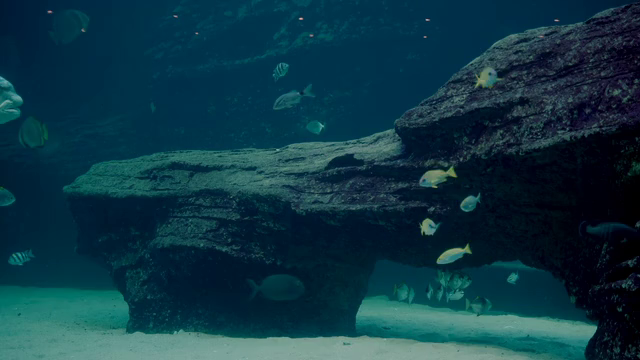
#> input picture frames/frame_0000.png, 640 x 360 px; its folder holds 4 pictures in this run
$ python bonus.py
#> lines starting #> are read from the running program, lines starting #| are printed output that depends on the picture
### part1_preprocessing.py


import cv2
import numpy as np
import os
import matplotlib.pyplot as plt


# ─── PARAMÈTRES ───────────────────────────────
FRAMES_DIR = "frames"
# ──────────────────────────────────────────────


def load_frames(folder):
    """Charge toutes les images PNG/JPG d'un dossier."""
#> called with folder = 'frames'
    exts = ('.png', '.jpg', '.jpeg')
    files = sorted([f for f in os.listdir(folder) if f.lower().endswith(exts)])
    frames = []
    for f in files:
        img = cv2.imread(os.path.join(folder, f))
#> img is the input picture: shape (360, 640, 3); mean B, G, R 67.6, 54.2, 14.3
        if img is not None:
            frames.append(img)
    print(f"[OK] {len(frames)} frame(s) chargée(s)")
    return frames


def bgr_to_ycbcr(frame_bgr):
    """
    Convertit une frame BGR en YCbCr.
    Retourne les 3 canaux séparés : Y, Cb, Cr
    """
    ycbcr = cv2.cvtColor(frame_bgr, cv2.COLOR_BGR2YCrCb)
#> ycbcr: shape (360, 640, 3); mean of channels 0, 1, 2 43.7, 106.9, 141.5
    Y, Cr, Cb = cv2.split(ycbcr)  # OpenCV: ordre YCrCb
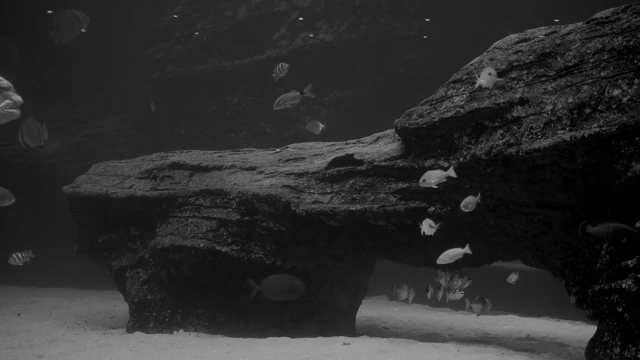
#> Y: shape (360, 640); min 0, max 186, mean 43.7
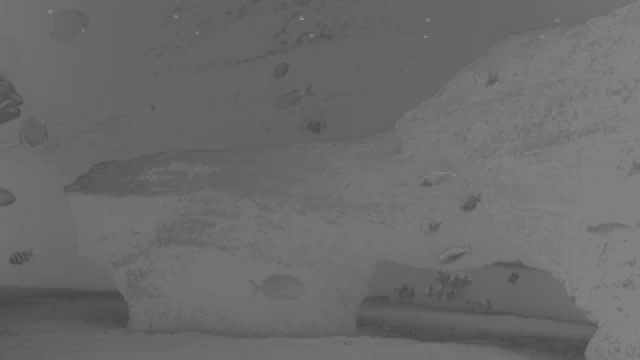
#> Cr: shape (360, 640); min 70, max 145, mean 106.9
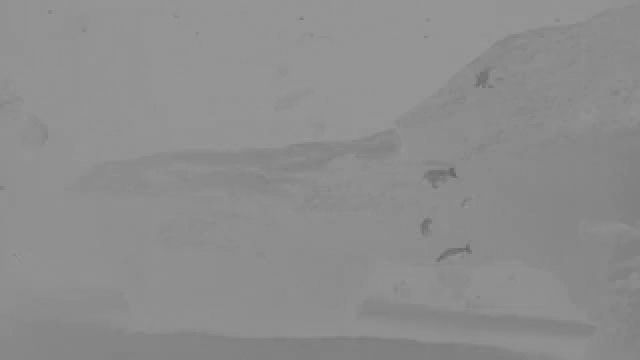
#> Cb: shape (360, 640); min 101, max 152, mean 141.5
    return Y, Cb, Cr


def subsample_420(Cb, Cr):
    """
    Sous-échantillonnage 4:2:0 :
    On garde 1 pixel sur 2 horizontalement ET verticalement.
    Divise la taille de Cb et Cr par 4.
    """
    Cb_sub = Cb[::2, ::2]
    Cr_sub = Cr[::2, ::2]
#> (the rest of the program and of its run is left out)
